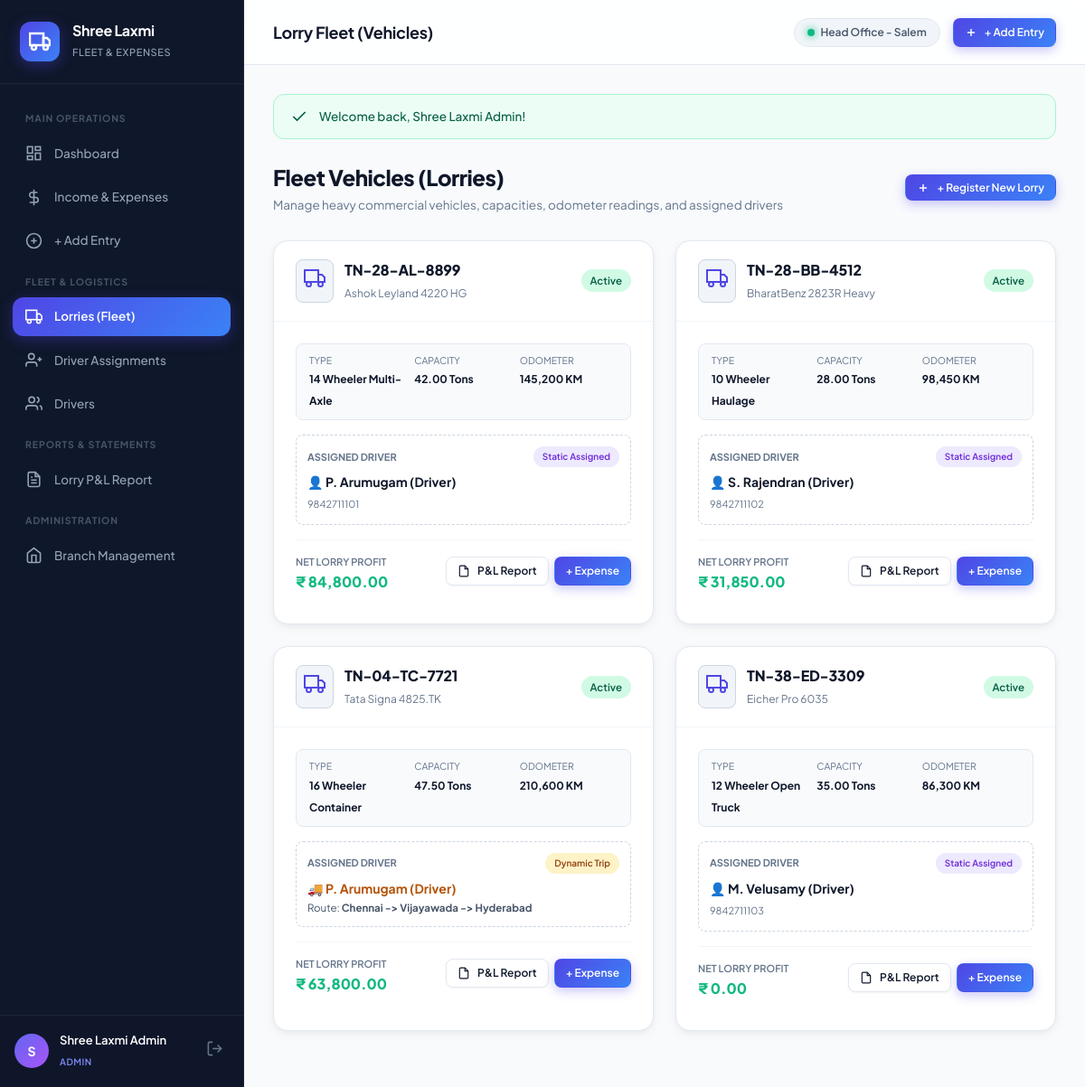
/lorries.php (signed in), run on the app's committed database.
### tables this page shows
CREATE TABLE IF NOT EXISTS `lorries` (
    `id` INT AUTO_INCREMENT PRIMARY KEY,
    `branch_id` INT NOT NULL,
    `lorry_number` VARCHAR(25) NOT NULL UNIQUE,  
    `model_name` VARCHAR(100) NOT NULL,          
    `lorry_type` VARCHAR(50) NOT NULL,           
    `capacity_tonnage` DECIMAL(6, 2) DEFAULT 0.00,
    `fuel_type` VARCHAR(20) DEFAULT 'Diesel',
    `current_odometer` INT DEFAULT 0,
    `static_driver_id` INT NULL,                 
    `status` ENUM('active', 'maintenance', 'idle') DEFAULT 'active',
    `insurance_expiry` DATE NULL,
    `fitness_expiry` DATE NULL,
    `notes` TEXT NULL,
    `created_at` TIMESTAMP DEFAULT CURRENT_TIMESTAMP,
    `updated_at` TIMESTAMP DEFAULT CURRENT_TIMESTAMP ON UPDATE CURRENT_TIMESTAMP,
    FOREIGN KEY (`branch_id`) REFERENCES `branches`(`id`) ON DELETE CASCADE,
    FOREIGN KEY (`static_driver_id`) REFERENCES `users`(`id`) ON DELETE SET NULL
);

CREATE TABLE IF NOT EXISTS `users` (
    `id` INT AUTO_INCREMENT PRIMARY KEY,
    `branch_id` INT NULL,
    `name` VARCHAR(100) NOT NULL,
    `username` VARCHAR(50) NOT NULL UNIQUE,
    `email` VARCHAR(100),
    `phone` VARCHAR(20) NOT NULL,
    `password` VARCHAR(255) NOT NULL,
    `role` ENUM('admin', 'branch_manager', 'driver', 'operator') NOT NULL DEFAULT 'driver',
    `license_number` VARCHAR(50) NULL,
    `license_expiry` DATE NULL,
    `status` ENUM('active', 'inactive') DEFAULT 'active',
    `avatar` VARCHAR(255) NULL,
    `created_at` TIMESTAMP DEFAULT CURRENT_TIMESTAMP,
    `updated_at` TIMESTAMP DEFAULT CURRENT_TIMESTAMP ON UPDATE CURRENT_TIMESTAMP,
    FOREIGN KEY (`branch_id`) REFERENCES `branches`(`id`) ON DELETE SET NULL
);

CREATE TABLE IF NOT EXISTS `driver_assignments` (
    `id` INT AUTO_INCREMENT PRIMARY KEY,
    `lorry_id` INT NOT NULL,
    `driver_id` INT NOT NULL,
    `branch_id` INT NOT NULL,
    `assignment_type` ENUM('static', 'dynamic') DEFAULT 'dynamic',
    `trip_route` VARCHAR(255) NULL,              
    `start_date` DATE NOT NULL,
    `end_date` DATE NULL,
    `start_odometer` INT DEFAULT 0,
    `end_odometer` INT NULL,
    `status` ENUM('active', 'completed', 'cancelled') DEFAULT 'active',
    `notes` TEXT NULL,
    `assigned_by` INT NULL,
    `created_at` TIMESTAMP DEFAULT CURRENT_TIMESTAMP,
    `updated_at` TIMESTAMP DEFAULT CURRENT_TIMESTAMP ON UPDATE CURRENT_TIMESTAMP,
    FOREIGN KEY (`lorry_id`) REFERENCES `lorries`(`id`) ON DELETE CASCADE,
    FOREIGN KEY (`driver_id`) REFERENCES `users`(`id`) ON DELETE CASCADE,
    FOREIGN KEY (`branch_id`) REFERENCES `branches`(`id`) ON DELETE CASCADE
);

### config/config.php (called while the page is built, shortened)
<?php
function user_role() {
    return $_SESSION['user']['role'] ?? 'guest';
}
function is_admin() {
    return user_role() === 'admin';
}

### includes/functions.php (called while the page is built, shortened)
<?php
require_once __DIR__ . '/../config/config.php';
function format_money($amount) {
    $amount = (float)$amount;
    $is_negative = $amount < 0;
    $amount = abs($amount);
    $formatted = number_format($amount, 2, '.', ',');
    $exploded = explode('.', $formatted);
    $integer_part = $exploded[0];
    $decimal_part = $exploded[1];
    $len = strlen(str_replace(',', '', $integer_part));
    $raw_int = str_replace(',', '', $integer_part);
    if ($len > 3) {
        $last3 = substr($raw_int, -3);
        $remaining = substr($raw_int, 0, -3);
        $remaining_chunks = str_split(strrev($remaining), 2);
        $grouped = strrev(implode(',', $remaining_chunks));
        $integer_part = $grouped . ',' . $last3;
    }
    return ($is_negative ? '-' : '') . APP_CURRENCY . ' ' . $integer_part . '.' . $decimal_part;
}
function clean($str) {
    return htmlspecialchars(trim($str ?? ''), ENT_QUOTES, 'UTF-8');
}
function get_all_lorries($pdo, $branch_id = null) {
    $sql = "SELECT l.*,
                   b.branch_name, b.city as branch_city,
                   u.name as static_driver_name, u.phone as static_driver_phone,
                   da.driver_id as dynamic_driver_id,
                   du.name as dynamic_driver_name,
                   da.trip_route as current_trip_route
            FROM lorries l
            LEFT JOIN branches b ON l.branch_id = b.id
            LEFT JOIN users u ON l.static_driver_id = u.id
            LEFT JOIN driver_assignments da ON (da.lorry_id = l.id AND da.status = 'active' AND da.assignment_type = 'dynamic')
            LEFT JOIN users du ON da.driver_id = du.id";
    $sql .= " ORDER BY l.id ASC";
    return $pdo->query($sql)->fetchAll();
}

### lorries.php (the view, shortened to what this page needs)
<?php
require_once __DIR__ . '/includes/header.php';
$lorries = get_all_lorries($pdo);
?>
<div class="page-header">
    <div>
        <h1 class="page-title">Fleet Vehicles (Lorries)</h1>
        <p class="page-subtitle">Manage heavy commercial vehicles, capacities, odometer readings, and assigned drivers</p>
    </div>
    <?php if (is_admin() || is_manager()): ?>
        <button type="button" class="btn btn-primary btn-sm" onclick="openModal('addLorryModal')">
            <svg viewBox="0 0 24 24" fill="none" stroke="currentColor" stroke-width="2.5"><line x1="12" y1="5" x2="12" y2="19"></line><line x1="5" y1="12" x2="19" y2="12"></line></svg>
            <span>+ Register New Lorry</span>
        </button>
    <?php endif; ?>
</div>
<div style="display:grid; grid-template-columns: repeat(auto-fit, minmax(340px, 1fr)); gap:24px; margin-bottom:30px;">
    <?php foreach ($lorries as $l): ?>
        <?php
            $stmt_calc = $pdo->prepare("SELECT
                                            COALESCE(SUM(CASE WHEN type = 'income' THEN amount ELSE 0 END), 0) as income,
                                            COALESCE(SUM(CASE WHEN type = 'expense' THEN amount ELSE 0 END), 0) as expense
                                        FROM transactions WHERE lorry_id = ?");
            $stmt_calc->execute([$l['id']]);
            $fin = $stmt_calc->fetch();
            $profit = $fin['income'] - $fin['expense'];
        ?>
        <div class="card" style="margin-bottom:0;">
            <div class="card-header">
                <div style="display:flex; align-items:center; gap:12px;">
                    <div style="background:#f1f5f9; padding:8px; border-radius:8px; border:1px solid #cbd5e1;">
                        <svg width="24" height="24" viewBox="0 0 24 24" fill="none" stroke="#4f46e5" stroke-width="2"><rect x="1" y="3" width="15" height="13"></rect><polygon points="16 8 20 8 23 11 23 16 16 16 16 8"></polygon><circle cx="5.5" cy="18.5" r="2.5"></circle><circle cx="18.5" cy="18.5" r="2.5"></circle></svg>
                    </div>
                    <div>
                        <h3 style="font-size:16px; font-weight:800; color:#0f172a; margin:0; letter-spacing:-0.2px;">
                            <?= clean($l['lorry_number']) ?>
                        </h3>
                        <small style="color:#64748b; font-size:12px;"><?= clean($l['model_name']) ?></small>
                    </div>
                </div>
                <span class="pill <?= $l['status'] === 'active' ? 'pill-income' : ($l['status'] === 'maintenance' ? 'pill-maintenance' : 'pill-idle') ?>">
                    <?= ucfirst($l['status']) ?>
                </span>
            </div>
            <div class="card-body">
                <div style="display:grid; grid-template-columns: repeat(3, 1fr); gap:8px; margin-bottom:16px; background:#f8fafc; padding:10px 14px; border-radius:8px; border:1px solid #e2e8f0;">
                    <div>
                        <small style="display:block; font-size:10.5px; color:#64748b; text-transform:uppercase;">Type</small>
                        <strong style="font-size:12px; color:#0f172a;"><?= clean($l['lorry_type']) ?></strong>
                    </div>
                    <div>
                        <small style="display:block; font-size:10.5px; color:#64748b; text-transform:uppercase;">Capacity</small>
                        <strong style="font-size:12px; color:#0f172a;"><?= $l['capacity_tonnage'] ?> Tons</strong>
                    </div>
                    <div>
                        <small style="display:block; font-size:10.5px; color:#64748b; text-transform:uppercase;">Odometer</small>
                        <strong style="font-size:12px; color:#0f172a;"><?= number_format($l['current_odometer']) ?> KM</strong>
                    </div>
                </div>
                <div style="border:1px dashed #cbd5e1; border-radius:8px; padding:12px; margin-bottom:16px; background:#ffffff;">
                    <div style="display:flex; justify-content:space-between; align-items:center; margin-bottom:6px;">
                        <span style="font-size:11px; font-weight:700; color:#64748b; text-transform:uppercase;">Assigned Driver</span>
                        <?php if (!empty($l['dynamic_driver_name'])): ?>
                            <span class="pill pill-dynamic" style="font-size:10px;">Dynamic Trip</span>
                        <?php elseif (!empty($l['static_driver_name'])): ?>
                            <span class="pill pill-static" style="font-size:10px;">Static Assigned</span>
                        <?php else: ?>
                            <span class="pill pill-idle" style="font-size:10px;">Unassigned</span>
                        <?php endif; ?>
                    </div>
                    <?php if (!empty($l['dynamic_driver_name'])): ?>
                        <div style="font-size:14px; font-weight:700; color:#b45309;">
                            🚚 <?= clean($l['dynamic_driver_name']) ?>
                        </div>
                        <div style="font-size:11.5px; color:#475569; margin-top:2px;">
                            Route: <strong><?= clean($l['current_trip_route']) ?></strong>
                        </div>
                    <?php elseif (!empty($l['static_driver_name'])): ?>
                        <div style="font-size:14px; font-weight:700; color:#0f172a;">
                            👤 <?= clean($l['static_driver_name']) ?>
                        </div>
                        <small style="color:#64748b; font-size:11px;"><?= clean($l['static_driver_phone']) ?></small>
                    <?php else: ?>
                        <div style="color:#94a3b8; font-size:13px; font-style:italic;">No driver currently assigned</div>
                    <?php endif; ?>
                </div>
                <div style="display:flex; justify-content:space-between; align-items:center; padding:10px 0; border-top:1px solid #f1f5f9;">
                    <div>
                        <small style="color:#64748b; font-size:11px; font-weight:600; text-transform:uppercase;">Net Lorry Profit</small>
                        <div style="font-size:16px; font-weight:800; color:<?= $profit >= 0 ? '#10b981' : '#ef4444' ?>;">
                            <?= format_money($profit) ?>
                        </div>
                    </div>
                    <div style="display:flex; gap:6px;">
                        <a href="lorry-report.php?lorry_id=<?= $l['id'] ?>" class="btn btn-outline btn-sm" title="View Full Lorry P&L Statement">
                            <svg width="14" height="14" viewBox="0 0 24 24" fill="none" stroke="currentColor" stroke-width="2"><path d="M14 2H6a2 2 0 0 0-2 2v16a2 2 0 0 0 2 2h12a2 2 0 0 0 2-2V8z"></path><polyline points="14 2 14 8 20 8"></polyline></svg>
                            <span>P&L Report</span>
                        </a>
                        <a href="add-transaction.php?lorry_id=<?= $l['id'] ?>" class="btn btn-primary btn-sm" title="Add Expense for this lorry">
                            + Expense
                        </a>
                    </div>
                </div>
            </div>
        </div>
    <?php endforeach; ?>
</div>
<?php require_once __DIR__ . '/includes/footer.php'; ?>

### assets/css/style.css (style rules this page uses)
:root { --bg-body: #f8fafc; --bg-surface: #ffffff; --bg-surface-elevated: #ffffff; --bg-sidebar: #0f172a; --bg-sidebar-hover: #1e293b; --bg-sidebar-active: rgba(79, 70, 229, 0.15); --border-light: #e2e8f0; --border-subtle: #f1f5f9; --text-main: #0f172a; --text-muted: #64748b; --text-light: #94a3b8; --text-white: #ffffff; --primary: #4f46e5; --primary-light: #6366f1; --primary-glow: rgba(79, 70, 229, 0.2); --primary-gradient: linear-gradient(135deg, #4f46e5 0%, #3b82f6 100%); --emerald: #10b981; --emerald-light: #d1fae5; --emerald-dark: #065f46; --emerald-gradient: linear-gradient(135deg, #10b981 0%, #059669 100%); --rose: #ef4444; --rose-light: #fee2e2; --rose-dark: #991b1b; --rose-gradient: linear-gradient(135deg, #ef4444 0%, #dc2626 100%); --amber: #f59e0b; --amber-light: #fef3c7; --amber-dark: #92400e; --cyan: #06b6d4; --cyan-light: #cffafe; --cyan-dark: #155e75; --purple: #8b5cf6; --purple-light: #ede9fe; --radius-sm: 8px; --radius-md: 12px; --radius-lg: 16px; --radius-xl: 22px; --radius-full: 9999px; --shadow-sm: 0 1px 3px rgba(15, 23, 42, 0.05); --shadow-md: 0 4px 14px -2px rgba(15, 23, 42, 0.06), 0 2px 6px -1px rgba(15, 23, 42, 0.04); --shadow-lg: 0 12px 30px -4px rgba(15, 23, 42, 0.08), 0 4px 12px -2px rgba(15, 23, 42, 0.04); --shadow-glow: 0 8px 24px -4px rgba(79, 70, 229, 0.35); --sidebar-width: 270px; --topbar-height: 72px; --transition: all 0.22s cubic-bezier(0.4, 0, 0.2, 1); }
*, *::before, *::after { box-sizing: border-box; margin: 0; padding: 0; }
body { font-family: 'Plus Jakarta Sans', -apple-system, BlinkMacSystemFont, 'Segoe UI', Roboto, sans-serif; background-color: var(--bg-body); color: var(--text-main); line-height: 1.5; -webkit-font-smoothing: antialiased; min-height: 100vh; }
a { color: inherit; text-decoration: none; }
.page-header { display: flex; align-items: center; justify-content: space-between; margin-bottom: 28px; flex-wrap: wrap; gap: 16px; }
.page-title { font-size: 24px; font-weight: 800; letter-spacing: -0.5px; color: var(--text-main); }
.page-subtitle { font-size: 13.5px; color: var(--text-muted); margin-top: 3px; }
.btn { display: inline-flex; align-items: center; justify-content: center; gap: 8px; font-size: 13.5px; font-weight: 600; padding: 10px 18px; border-radius: var(--radius-md); cursor: pointer; transition: var(--transition); border: 1px solid transparent; text-decoration: none; font-family: inherit; }
.btn svg { width: 17px; height: 17px; }
.btn-primary { background: var(--primary-gradient); color: #ffffff; box-shadow: 0 4px 12px rgba(79, 70, 229, 0.3); }
.btn-outline { background: #ffffff; border: 1px solid var(--border-light); color: var(--text-main); box-shadow: var(--shadow-sm); }
.btn-sm { padding: 6px 12px; font-size: 12px; border-radius: var(--radius-sm); }
.btn-sm svg { width: 14px; height: 14px; }
.card { background: var(--bg-surface); border: 1px solid var(--border-light); border-radius: var(--radius-lg); box-shadow: var(--shadow-md); overflow: hidden; margin-bottom: 24px; transition: var(--transition); }
.card-header { padding: 20px 24px; border-bottom: 1px solid var(--border-subtle); display: flex; align-items: center; justify-content: space-between; flex-wrap: wrap; gap: 12px; }
.card-body { padding: 24px; }
.pill { display: inline-flex; align-items: center; gap: 6px; font-size: 11.5px; font-weight: 600; padding: 4px 10px; border-radius: var(--radius-full); white-space: nowrap; }
.pill-income { background: #d1fae5; color: #065f46; }
.pill-static { background: #ede9fe; color: #6d28d9; }
.pill-dynamic { background: #fef3c7; color: #92400e; }

### data on the page
lorries: lorry_number "TN-28-AL-8899", model_name "Ashok Leyland 4220 HG", status "Active", lorry_type "14 Wheeler Multi-Axle", capacity_tonnage "42.00", current_odometer "145,200", shows "Static Assigned", static_driver.name "P. Arumugam (Driver)", static_driver.phone "9842711101", profit "₹ 84,800.00"
lorries: lorry_number "TN-28-BB-4512", model_name "BharatBenz 2823R Heavy", status "Active", lorry_type "10 Wheeler Haulage", capacity_tonnage "28.00", current_odometer "98,450", shows "Static Assigned", static_driver.name "S. Rajendran (Driver)", static_driver.phone "9842711102", profit "₹ 31,850.00"
driver_assignments: lorry.lorry_number "TN-04-TC-7721", lorry.model_name "Tata Signa 4825.TK", lorry.status "Active", lorry.lorry_type "16 Wheeler Container", lorry.capacity_tonnage "47.50", lorry.current_odometer "210,600", shows "Dynamic Trip", driver.name "P. Arumugam (Driver)", trip_route "Chennai -> Vijayawada -> Hyderabad", profit "₹ 63,800.00"
lorries: lorry_number "TN-38-ED-3309", model_name "Eicher Pro 6035", status "Active", lorry_type "12 Wheeler Open Truck", capacity_tonnage "35.00", current_odometer "86,300", shows "Static Assigned", static_driver.name "M. Velusamy (Driver)", static_driver.phone "9842711103", profit "₹ 0.00"

### other printed values
substr($user['name'] ?? 'U', 0, 1) "S"
$user['name'] "Shree Laxmi Admin"
$user['role'] "ADMIN"
$page_title "Lorry Fleet (Vehicles)"
$user['branch_name'] "Head Office - Salem"
$flash['message'] "Welcome back, Shree Laxmi Admin!"
